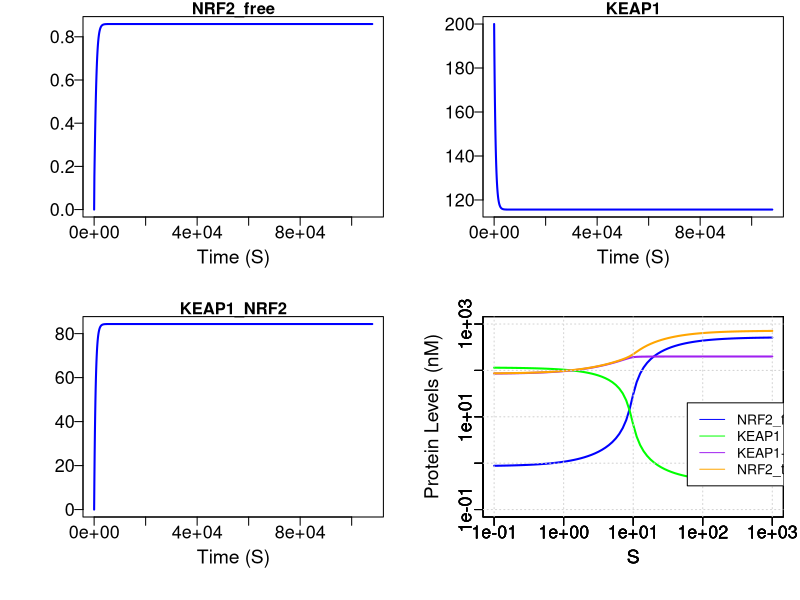
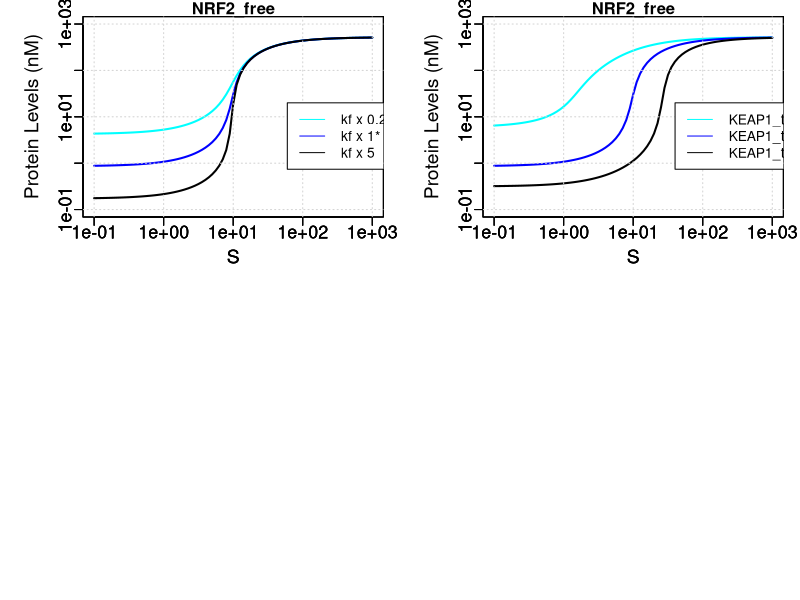

The R source for these figures, in order:
## ---- chunk 1
# Load Package
library(deSolve)
## ---- chunk 2
## ---------------------------------
## Parameter values
## --------------------------------- 
parameters_default <- c(
  S = 0,
  k0 	= 0.15,
  kf 	= 0.01,
  kb 	= 0.01,
  k1 	= 2.888E-4,
  k2 	= 1.775E-3,
  Kd1 = 7
)
parameters <- parameters_default

## ----------------------------------
## Initial conditions
## ----------------------------------
y0 <- c(
  NRF2_free 	= 0,
  KEAP1			  = 200,
  KEAP1_NRF2 	= 0
)

## ----------------------------------
## Differential equations to solve
## ----------------------------------
Model_I <- function(times, y, parms)
{
  with(as.list(c(y, parms)),
       {
         #ODEs for the state variables
         dNRF2_freedt		=  k0 - kf * KEAP1 * NRF2_free + kb * KEAP1_NRF2 - k1 * NRF2_free
         dKEAP1dt		= - kf * KEAP1 * NRF2_free + kb * KEAP1_NRF2 + Kd1 / (Kd1 + S) * k2 * KEAP1_NRF2
         dKEAP1_NRF2dt	= kf * KEAP1 * NRF2_free - kb * KEAP1_NRF2 - Kd1 / (Kd1 + S) * k2 * KEAP1_NRF2
         list(c(dNRF2_freedt, dKEAP1dt, dKEAP1_NRF2dt)); #Return simulated value of state variables at each time step
       })
}

## ----------------------------------
## Run simulation
## ----------------------------------
#Time span of simulation
tspan <- seq(0, 108000, by = 100)
#Call the lsoda function to numerically solve the ODEs
output <- lsoda(y = y0, times = tspan, func = Model_I, parms = parameters)
#Optional: show the result of the first 6 time steps
head(output)
## ---- chunk 3
## ----------------------------------
## Plotting simulation results
## ----------------------------------
par(mar = c(5, 5, 1, 1), mgp = c(2, 0.5, 0)) # mar(figure margins):bottom, left, top, right; mgp(label position): distance from label, scale, tick marks to plot 
plot(output, xlab = "Time (S)", las=1, cex.lab=1.4, cex.axis=1.3, col="blue", lwd = 2)
## ---- chunk 4
## Dose Response (Fig. 2B)
## -------------------------------------
logdose <- seq(-1,3, by = 0.05)
dose <- 10^logdose

NRF2_free_ss <- c()  #A vector to hold steady-state NRF2_free values
KEAP1_ss <- c()  #A vector to hold steady-state KEAP1 values
KEAP1_NRF2_ss <- c()  #A vector to hold steady-state KEAP1_NRF2 values

for( i in dose)
{
  parameters["S"]=i
  output <- lsoda(y = y0, times = tspan, func = Model_I, parms = parameters)
  lastpoint_index <- length(output[,"time"])
  NRF2_free_ss <- c(NRF2_free_ss,output[lastpoint_index,"NRF2_free"])
  KEAP1_ss <- c(KEAP1_ss,output[lastpoint_index,"KEAP1"])
  KEAP1_NRF2_ss <- c(KEAP1_NRF2_ss,output[lastpoint_index,"KEAP1_NRF2"])
}
  NRF2tot_ss = NRF2_free_ss + KEAP1_NRF2_ss 

plot(dose, NRF2_free_ss, lwd = 2, log="xy", xlim = c(0.1, 1000), ylim = c(0.1, 1000), xlab="S", ylab ="", cex.lab =1.4, cex.axis=1.3, las=0.5, 'l', pch=20, col="blue") 

par(new=TRUE)
plot(dose, KEAP1_ss, lwd = 2, log="xy", xlim = c(0.1, 1000), ylim = c(0.1, 1000), xlab="S", ylab ="", cex.lab =1.4, cex.axis=1.3, las=0.5,'l', pch=20, col="green") 

par(new=TRUE)
plot(dose, KEAP1_NRF2_ss, lwd = 2, log="xy", xlim = c(0.1, 1000), ylim = c(0.1, 1000), xlab="S", ylab ="", cex.lab =1.4, cex.axis=1.3, las=0.5, 'l', pch=20, col="purple")

par(new=TRUE)
plot(dose, NRF2tot_ss, lwd = 2, log="xy", xlim = c(0.1, 1000), ylim = c(0.1, 1000), xlab="S", ylab ="", cex.lab =1.4, cex.axis=1.3, las=0.5, 'l', pch=20, col="orange")

title(ylab="Protein Levels (nM)", line=2.5, cex.lab=1.4)
grid()
legend(60,20, legend=c("NRF2_free", "KEAP1","KEAP1-NRF2", "NRF2_tot"), col=c("blue", "green","purple", "orange") , lty=1, cex=1)

## ---- chunk 5
## Dose Response (Fig. 2C)
## -------------------------------------

logdose <- seq(-1,3, by = 0.05)
dose <- 10^logdose

parameters["kf"]= 0.01 * 0.2  # default=0.01
NRF2_free_ss <- c()  
for( i in dose)
{
  parameters["S"]=i
  output <- lsoda(y = y0, times = tspan, func = Model_I, parms = parameters)
  lastpoint_index <- length(output[,"time"])
  NRF2_free_ss <- c(NRF2_free_ss,output[lastpoint_index,"NRF2_free"])
}
plot(dose, NRF2_free_ss, lwd = 2, 'l', log="xy", xlim = c(0.1, 1000), ylim = c(0.1, 1000), xlab="S", ylab ="", cex.lab =1.4, cex.axis=1.3, las=0.5, pch=20, col="cyan") 
title(main="NRF2_free")


parameters["kf"]= 0.01 * 1 # default=0.01
NRF2_free_ss <- c()  
for( i in dose)
{
  parameters["S"]=i
  output <- lsoda(y = y0, times = tspan, func = Model_I, parms = parameters)
  lastpoint_index <- length(output[,"time"])
  NRF2_free_ss <- c(NRF2_free_ss,output[lastpoint_index,"NRF2_free"])
}

par(new=TRUE)
plot(dose, NRF2_free_ss, lwd = 2, 'l', log="xy", xlim = c(0.1, 1000), ylim = c(0.1, 1000), xlab="S", ylab ="", cex.lab =1.4, cex.axis=1.3, las=0.5, pch=20, col="blue") 


parameters["kf"]= 0.01 * 5 # default=0.01
NRF2_free_ss <- c()  
for( i in dose)
{
  parameters["S"]=i
  output <- lsoda(y = y0, times = tspan, func = Model_I, parms = parameters)
  lastpoint_index <- length(output[,"time"])
  NRF2_free_ss <- c(NRF2_free_ss,output[lastpoint_index,"NRF2_free"])
}

par(new=TRUE)
plot(dose, NRF2_free_ss, lwd = 2, 'l', log="xy", xlim = c(0.1, 1000), ylim = c(0.1, 1000), xlab="S", ylab ="", cex.lab =1.4, cex.axis=1.3, las=0.5, pch=20, col="black") 

title(ylab="Protein Levels (nM)", line=2.5, cex.lab=1.4)
grid()
legend(60,20, legend=c(" kf x 0.2  ", " kf x 1* ", " kf x 5 "), col=c("cyan", "blue", "black") , lty=1, cex=1)
## ---- chunk 6
## Dose Response (Fig. 2D)
## -------------------------------------
logdose <- seq(-1,3, by = 0.05)
dose <- 10^logdose

parameters <- parameters_default

y0["KEAP1"]= 200 * 0.5 # default = 200
NRF2_free_ss <- c()  
for( i in dose)
{
  parameters["S"]=i
  output <- lsoda(y = y0, times = tspan, func = Model_I, parms = parameters)
  lastpoint_index <- length(output[,"time"])
  NRF2_free_ss <- c(NRF2_free_ss,output[lastpoint_index,"NRF2_free"])
}

plot(dose, NRF2_free_ss, lwd = 2, 'l', log="xy", xlim = c(0.1, 1000), ylim = c(0.1, 1000), xlab="S", ylab ="", cex.lab =1.4, cex.axis=1.3, las=0.5, pch=20, col="cyan") 
title(main="NRF2_free")


y0["KEAP1"]= 200 * 1 # default = 200
NRF2_free_ss <- c()  
for( i in dose)
{
  parameters["S"]=i
  output <- lsoda(y = y0, times = tspan, func = Model_I, parms = parameters)
  lastpoint_index <- length(output[,"time"])
  NRF2_free_ss <- c(NRF2_free_ss,output[lastpoint_index,"NRF2_free"])
}

par(new=TRUE)
plot(dose, NRF2_free_ss, lwd = 2, 'l', log="xy", xlim = c(0.1, 1000), ylim = c(0.1, 1000), xlab="S", ylab ="", cex.lab =1.4, cex.axis=1.3, las=0.5, pch=20, col="blue") 


y0["KEAP1"]= 200 * 2 # default = 200
NRF2_free_ss <- c()  
for( i in dose)
{
  parameters["S"]=i
  output <- lsoda(y = y0, times = tspan, func = Model_I, parms = parameters)
  lastpoint_index <- length(output[,"time"])
  NRF2_free_ss <- c(NRF2_free_ss,output[lastpoint_index,"NRF2_free"])
}

par(new=TRUE)
plot(dose, NRF2_free_ss, lwd = 2, 'l', log="xy", xlim = c(0.1, 1000), ylim = c(0.1, 1000), xlab="S", ylab ="", cex.lab =1.4, cex.axis=1.3, las=0.5, pch=20, col="black") 

title(ylab="Protein Levels (nM)", line=2.5, cex.lab=1.4)
grid()
legend(40,20, legend=c(" KEAP1_tot x 0.5  ", " KEAP1_tot x 1* ", " KEAP1_tot x 2 "), col=c("cyan", "blue", "black") , lty=1, cex=1)
